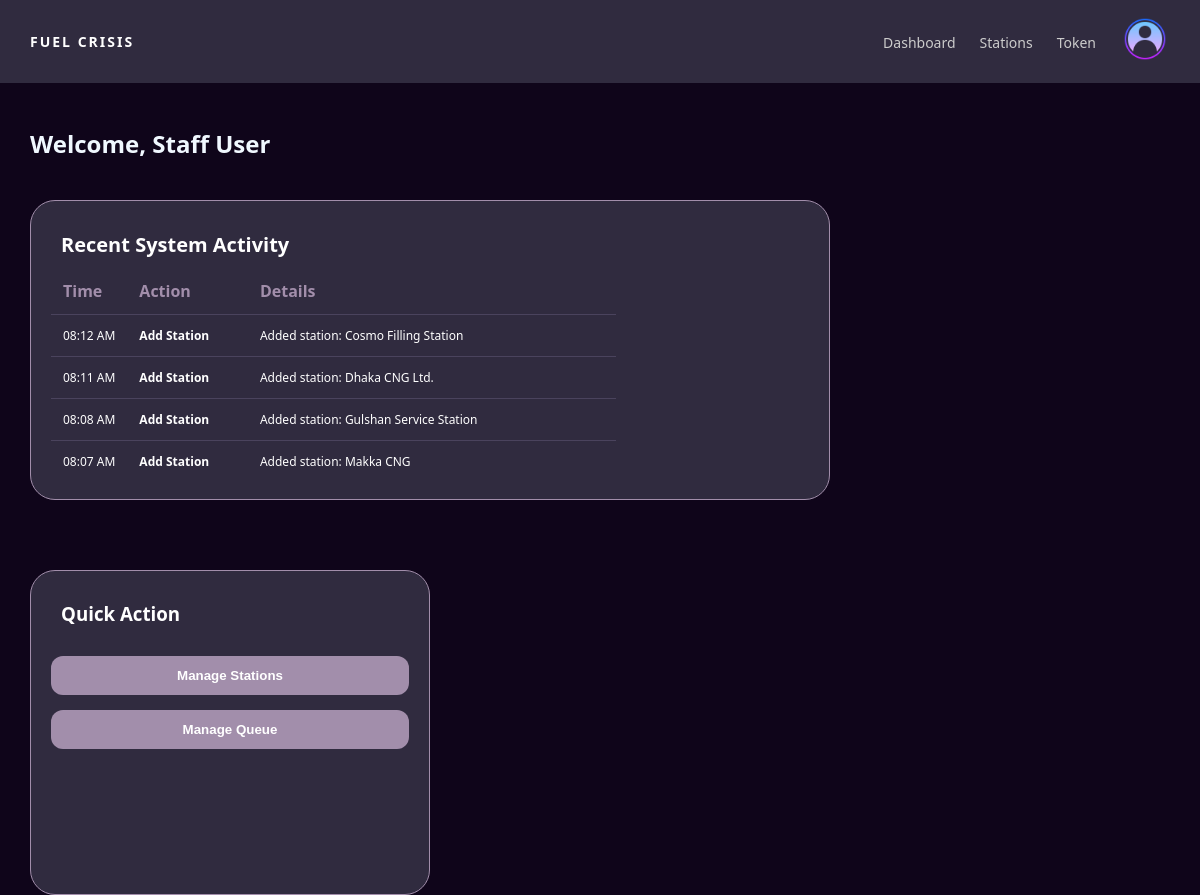
The app's page /Staff_Page/STAFF HOME/index.php (signed in) with its own data.
### tables this page shows
CREATE TABLE `logs` (
  `id` int(11) NOT NULL,
  `user_id` int(11) DEFAULT NULL,
  `action` varchar(255) NOT NULL,
  `details` text DEFAULT NULL,
  `timestamp` timestamp NOT NULL DEFAULT current_timestamp()
);

### Staff_Page/STAFF HOME/index.php (the view, shortened to what this page needs)
<?php
include '../../db.php';
$logs = $conn->query("SELECT l.*, u.full_name FROM logs l LEFT JOIN users u ON l.user_id = u.id ORDER BY timestamp DESC LIMIT 20");
?>
<!DOCTYPE html>
<html lang="en">
<head>
    <link rel="stylesheet" href="./style.css">
</head>
<body>
    <nav class="navbar">
    <span class="logo">FUEL CRISIS</span>
    <ul class="nav-links" id="nav-links">
      <li><a href="./index.php">Dashboard</a></li>
      <li><a href="../STAFF STATION/index.php">Stations</a></li>
      <li><a href="../STAFF TOKEN/staff-token-page.php">Token</a></li>
      <li>
        <div class="avatar-container" id="avatar-container">
          <img id="user-avatar" src="../../Assets/image.png" alt="User Avatar">
        </div>
      </li>
    </ul>
  </nav>
     <section class="banner-1">
        <h2 class="title-1">Welcome, <?php echo htmlspecialchars($_SESSION['user_name']); ?></h2>
        <div class="card-container">
            <div class="card-1">
                <h3 class="title-2">Recent System Activity</h3>
                <div style="max-height: 200px; overflow-y: auto; overflow-x: auto;">
                    <table>
                        <thead>
                            <tr>
                                <th>Time</th>
                                <th>Action</th>
                                <th>Details</th>
                            </tr>
                        </thead>
                        <tbody>
                            <?php if($logs->num_rows > 0): ?>
                                <?php while($l = $logs->fetch_assoc()): ?>
                                    <tr>
                                        <td style="font-size: 12px;"><?php echo date('h:i A', strtotime($l['timestamp'])); ?></td>
                                        <td style="font-size: 12px; font-weight: bold;"><?php echo ($l['action']); ?></td>
                                        <td style="font-size: 12px;"><?php echo ($l['details']); ?></td>
                                    </tr>
                                <?php endwhile; ?>
                            <?php else: ?>
                                <tr>
                                    <td colspan="3">No logs available</td>
                                </tr>
                            <?php endif; ?>
                        </tbody>
                    </table>
                </div>
            </div>
            <div class="card-2">
                <h3 class="title-3">Quick Action</h3>
                <a href="../STAFF STATION/index.php"><button>Manage Stations</button></a>
                <a href="../STAFF TOKEN/staff-token-page.php"><button>Manage Queue</button></a>
            </div>
        </div>
     </section>
</body>
</html>

### Staff_Page/STAFF HOME/style.css (style rules this page uses)
* { margin: 0; padding: 0; }
body { background-color: #0F051A; font-family: 'Segoe UI'; color: #ffffff; min-height: 100vh; }
.navbar { background-color: #302B3F; padding: 14px 30px; display: flex; justify-content: space-between; align-items: center; position: relative; width: 100%; box-sizing: border-box; }
.navbar .logo { font-weight: 700; font-size: 14px; letter-spacing: 2px; color: #ffffff; max-width: 200px; }
#user-avatar { width: 50px; height: 50px; border-radius: 50%; }
.navbar .nav-links { display: flex; align-items: center; gap: 24px; list-style: none; }
.navbar .nav-links a { text-decoration: none; color: #cccccc; font-size: 14px; }
.title-1 { color: aliceblue; padding-top: 44px; padding-left: 30px; font-weight: 800; }
.card-container { display: flex; justify-content: space-between; align-items: flex-start; flex-wrap: wrap; padding: 0 30px; gap: 30px; }
.card-1 { background-color: rgba(48, 43, 63, 1); width: 100%; max-width: 800px; min-height: 300px; padding: 20px; border-radius: 25px; margin-top: 40px; border: 1px solid #A28EAB; overflow: hidden; }
.title-2 { padding: 10px 10px; color: white; font-weight: 700; font-size: 20px; }
.card-2 { background-color: rgba(48, 43, 63, 1); width: 100%; max-width: 400px; min-height:325px; margin-top: 40px; border-radius: 25px; padding: 20px; border: 1px solid #A28EAB; }
.title-3 { color: white; padding: 10px 10px; margin-bottom: 20px; }
.card-2 button { width: 100%; padding: 12px; margin-bottom: 15px; border: none; border-radius: 12px; cursor: pointer; background-color: #A28EAB; color: white; font-weight: 700; }

### Staff_Page/STAFF HOME/index.php (style rules this page uses)
body { width: 100%; overflow-x: hidden; margin: 0; padding: 0; }
* { box-sizing: border-box; }
.avatar-container { position: relative; display: inline-block; cursor: pointer; }
table { width: 100%; border-collapse: collapse; display: block; overflow-x: auto; }
th, td { padding: 12px; text-align: left; border-bottom: 1px solid #4a435d; color: white; }
th { color: #A28EAB; }

### records on screen
logs: timestamp "08:12 AM", action "Add Station", details "Added station: Cosmo Filling Station"
logs: timestamp "08:11 AM", action "Add Station", details "Added station: Dhaka CNG Ltd."
logs: timestamp "08:08 AM", action "Add Station", details "Added station: Gulshan Service Station"
logs: timestamp "08:07 AM", action "Add Station", details "Added station: Makka CNG"

### other values on screen
$_SESSION['user_name'] "Staff User"
